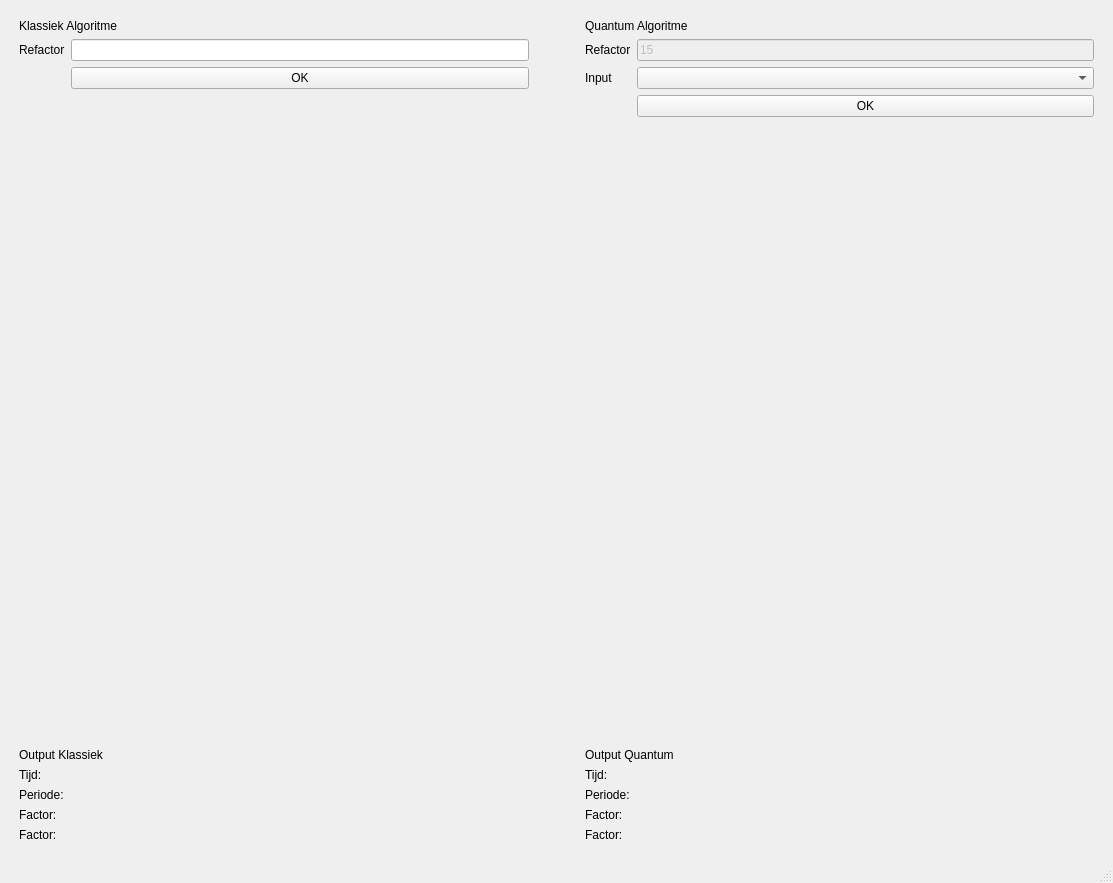
<?xml version="1.0" encoding="UTF-8"?>
<ui version="4.0">
 <class>MainWindow</class>
 <widget class="QMainWindow" name="MainWindow">
  <property name="geometry">
   <rect>
    <x>0</x>
    <y>0</y>
    <width>1113</width>
    <height>883</height>
   </rect>
  </property>
  <property name="windowTitle">
   <string>MainWindow</string>
  </property>
  <widget class="QWidget" name="centralwidget">
   <layout class="QVBoxLayout" name="verticalLayout">
    <item>
     <layout class="QHBoxLayout" name="horizontalLayout">
      <property name="leftMargin">
       <number>10</number>
      </property>
      <property name="topMargin">
       <number>10</number>
      </property>
      <property name="rightMargin">
       <number>10</number>
      </property>
      <property name="bottomMargin">
       <number>10</number>
      </property>
      <item>
       <layout class="QFormLayout" name="formLayout_2">
        <item row="0" column="0" colspan="2">
         <widget class="QLabel" name="label">
          <property name="text">
           <string>Klassiek Algoritme</string>
          </property>
         </widget>
        </item>
        <item row="1" column="0">
         <widget class="QLabel" name="label_3">
          <property name="text">
           <string>Refactor</string>
          </property>
         </widget>
        </item>
        <item row="1" column="1">
         <widget class="QLineEdit" name="c_input">
          <property name="minimumSize">
           <size>
            <width>450</width>
            <height>0</height>
           </size>
          </property>
         </widget>
        </item>
        <item row="2" column="1">
         <widget class="QPushButton" name="c_button">
          <property name="text">
           <string>OK</string>
          </property>
         </widget>
        </item>
        <item row="3" column="0" colspan="2">
         <spacer name="verticalSpacer">
          <property name="orientation">
           <enum>Qt::Vertical</enum>
          </property>
          <property name="sizeHint" stdset="0">
           <size>
            <width>20</width>
            <height>40</height>
           </size>
          </property>
         </spacer>
        </item>
       </layout>
      </item>
      <item>
       <spacer name="horizontalSpacer">
        <property name="orientation">
         <enum>Qt::Horizontal</enum>
        </property>
        <property name="sizeType">
         <enum>QSizePolicy::Fixed</enum>
        </property>
        <property name="sizeHint" stdset="0">
         <size>
          <width>50</width>
          <height>20</height>
         </size>
        </property>
       </spacer>
      </item>
      <item>
       <layout class="QFormLayout" name="formLayout_4">
        <item row="2" column="0">
         <widget class="QLabel" name="label_4">
          <property name="text">
           <string>Input</string>
          </property>
         </widget>
        </item>
        <item row="0" column="0" colspan="2">
         <widget class="QLabel" name="label_2">
          <property name="text">
           <string>Quantum Algoritme</string>
          </property>
         </widget>
        </item>
        <item row="2" column="1">
         <widget class="QComboBox" name="q_input">
          <property name="minimumSize">
           <size>
            <width>450</width>
            <height>0</height>
           </size>
          </property>
         </widget>
        </item>
        <item row="3" column="1">
         <widget class="QPushButton" name="q_button">
          <property name="text">
           <string>OK</string>
          </property>
         </widget>
        </item>
        <item row="1" column="0">
         <widget class="QLabel" name="label_11">
          <property name="text">
           <string>Refactor</string>
          </property>
         </widget>
        </item>
        <item row="1" column="1">
         <widget class="QLineEdit" name="q_solid_input">
          <property name="enabled">
           <bool>false</bool>
          </property>
          <property name="text">
           <string>15</string>
          </property>
         </widget>
        </item>
        <item row="4" column="1">
         <spacer name="verticalSpacer_2">
          <property name="orientation">
           <enum>Qt::Vertical</enum>
          </property>
          <property name="sizeHint" stdset="0">
           <size>
            <width>20</width>
            <height>40</height>
           </size>
          </property>
         </spacer>
        </item>
       </layout>
      </item>
     </layout>
    </item>
    <item>
     <layout class="QHBoxLayout" name="horizontalLayout_2">
      <property name="leftMargin">
       <number>10</number>
      </property>
      <property name="topMargin">
       <number>10</number>
      </property>
      <property name="rightMargin">
       <number>10</number>
      </property>
      <property name="bottomMargin">
       <number>10</number>
      </property>
      <item>
       <layout class="QFormLayout" name="formLayout_6">
        <item row="1" column="0">
         <widget class="QLabel" name="label_6">
          <property name="text">
           <string>Tijd:</string>
          </property>
         </widget>
        </item>
        <item row="0" column="0" colspan="2">
         <widget class="QLabel" name="label_5">
          <property name="text">
           <string>Output Klassiek</string>
          </property>
         </widget>
        </item>
        <item row="2" column="0">
         <widget class="QLabel" name="label_8">
          <property name="text">
           <string>Periode:</string>
          </property>
         </widget>
        </item>
        <item row="2" column="1">
         <widget class="QLabel" name="c_period_label">
          <property name="font">
           <font>
            <weight>75</weight>
            <bold>true</bold>
           </font>
          </property>
          <property name="text">
           <string/>
          </property>
         </widget>
        </item>
        <item row="1" column="1">
         <widget class="QLabel" name="c_time_label">
          <property name="font">
           <font>
            <weight>75</weight>
            <bold>true</bold>
           </font>
          </property>
          <property name="text">
           <string/>
          </property>
         </widget>
        </item>
        <item row="3" column="0">
         <widget class="QLabel" name="label_15">
          <property name="text">
           <string>Factor:</string>
          </property>
         </widget>
        </item>
        <item row="3" column="1">
         <widget class="QLabel" name="c_upper_factor_label">
          <property name="font">
           <font>
            <weight>75</weight>
            <bold>true</bold>
           </font>
          </property>
          <property name="text">
           <string/>
          </property>
         </widget>
        </item>
        <item row="4" column="0">
         <widget class="QLabel" name="label_19">
          <property name="text">
           <string>Factor:</string>
          </property>
         </widget>
        </item>
        <item row="4" column="1">
         <widget class="QLabel" name="c_lower_factor_label">
          <property name="font">
           <font>
            <weight>75</weight>
            <bold>true</bold>
           </font>
          </property>
          <property name="text">
           <string/>
          </property>
         </widget>
        </item>
       </layout>
      </item>
      <item>
       <spacer name="horizontalSpacer_2">
        <property name="orientation">
         <enum>Qt::Horizontal</enum>
        </property>
        <property name="sizeType">
         <enum>QSizePolicy::Fixed</enum>
        </property>
        <property name="sizeHint" stdset="0">
         <size>
          <width>50</width>
          <height>20</height>
         </size>
        </property>
       </spacer>
      </item>
      <item>
       <layout class="QFormLayout" name="formLayout_7">
        <item row="1" column="0">
         <widget class="QLabel" name="label_9">
          <property name="text">
           <string>Tijd:</string>
          </property>
         </widget>
        </item>
        <item row="0" column="0" colspan="2">
         <widget class="QLabel" name="label_7">
          <property name="text">
           <string>Output Quantum</string>
          </property>
         </widget>
        </item>
        <item row="2" column="0">
         <widget class="QLabel" name="label_12">
          <property name="text">
           <string>Periode:</string>
          </property>
         </widget>
        </item>
        <item row="2" column="1">
         <widget class="QLabel" name="q_period_label">
          <property name="font">
           <font>
            <weight>75</weight>
            <bold>true</bold>
           </font>
          </property>
          <property name="text">
           <string/>
          </property>
         </widget>
        </item>
        <item row="1" column="1">
         <widget class="QLabel" name="q_time_label">
          <property name="font">
           <font>
            <weight>75</weight>
            <bold>true</bold>
           </font>
          </property>
          <property name="text">
           <string/>
          </property>
         </widget>
        </item>
        <item row="3" column="0">
         <widget class="QLabel" name="label_17">
          <property name="text">
           <string>Factor:</string>
          </property>
         </widget>
        </item>
        <item row="3" column="1">
         <widget class="QLabel" name="q_upper_factor_label">
          <property name="font">
           <font>
            <weight>75</weight>
            <bold>true</bold>
           </font>
          </property>
          <property name="text">
           <string/>
          </property>
         </widget>
        </item>
        <item row="4" column="0">
         <widget class="QLabel" name="label_21">
          <property name="text">
           <string>Factor:</string>
          </property>
         </widget>
        </item>
        <item row="4" column="1">
         <widget class="QLabel" name="q_lower_factor_label">
          <property name="font">
           <font>
            <weight>75</weight>
            <bold>true</bold>
           </font>
          </property>
          <property name="text">
           <string/>
          </property>
         </widget>
        </item>
       </layout>
      </item>
     </layout>
    </item>
   </layout>
  </widget>
  <widget class="QMenuBar" name="menubar">
   <property name="geometry">
    <rect>
     <x>0</x>
     <y>0</y>
     <width>1113</width>
     <height>21</height>
    </rect>
   </property>
  </widget>
  <widget class="QStatusBar" name="statusbar"/>
 </widget>
 <resources/>
 <connections/>
</ui>
